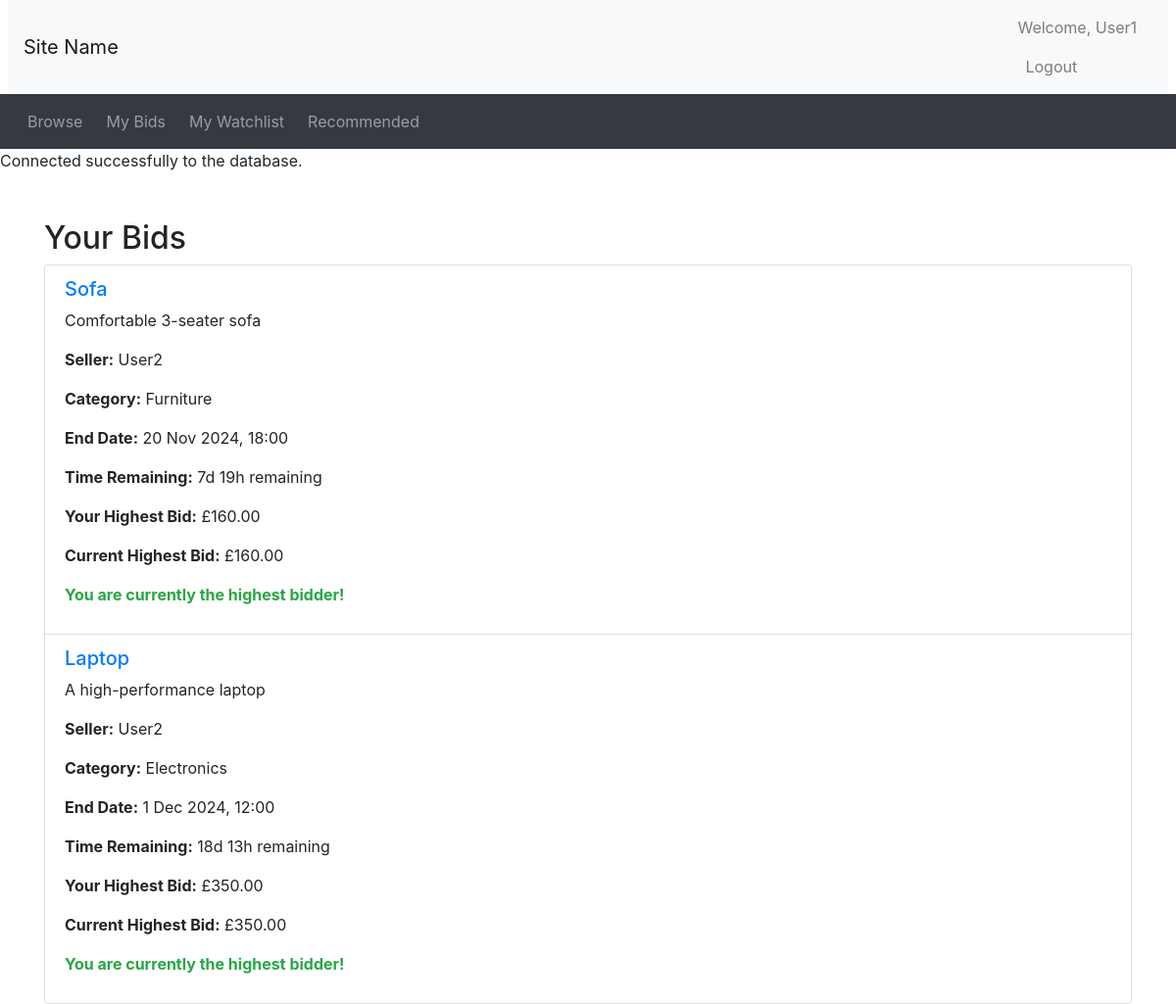
Screenshot of /mybids.php (signed in) with the database file from the repository.
### tables this page shows
CREATE TABLE `Auction` (
  `AuctionID` INT AUTO_INCREMENT PRIMARY KEY,  
  `UserID` INT,                                
  `ItemName` VARCHAR(255),                     
  `Description` VARCHAR(255),                  
  `CategoryID` INT,                            
  `ReservePrice` FLOAT,                        
  `StartPrice` FLOAT,                          
  `EndDate` DATETIME,                          
  `Views` INT DEFAULT 0,                       
  `Image` VARCHAR(255),                        
  FOREIGN KEY (`UserID`) REFERENCES `Users`(`UserID`) ON DELETE CASCADE,
  FOREIGN KEY (`CategoryID`) REFERENCES `Category`(`CategoryID`) ON DELETE CASCADE
);

CREATE TABLE `Users` (
  `UserID` INT AUTO_INCREMENT PRIMARY KEY,  
  `Username` VARCHAR(255) NOT NULL,         
  `Email` VARCHAR(255),                     
  `Password` VARCHAR(255),                  
  `Role` VARCHAR(255)                       
);

CREATE TABLE `Category` (
  `CategoryID` INT AUTO_INCREMENT PRIMARY KEY,  
  `CategoryName` VARCHAR(255)                   
);

### mybids.php (the view, shortened to what this page needs)
<?php
include_once("header.php");
include_once("utilities.php");
$userID = $_SESSION['UserID'];
$sql = "SELECT DISTINCT a.AuctionID, a.ItemName, a.Description, a.EndDate, a.StartPrice,
               c.CategoryName, u.UserName AS SellerName,
               (SELECT MAX(b2.BidAmount) FROM Bid b2 WHERE b2.AuctionID = a.AuctionID) AS HighestBid,
               (SELECT MAX(b3.BidAmount) FROM Bid b3 WHERE b3.AuctionID = a.AuctionID AND b3.UserID = ?) AS YourHighestBid
        FROM Bid b
        JOIN Auction a ON b.AuctionID = a.AuctionID
        JOIN Users u ON a.UserID = u.UserID
        JOIN Category c ON a.CategoryID = c.CategoryID
        WHERE b.UserID = ?
        ORDER BY a.EndDate ASC";
$stmt = $conn->prepare($sql);
$stmt->bind_param("ii", $userID, $userID);
$stmt->execute();
$result = $stmt->get_result();
echo "<div class='container mt-5'>";
echo "<h2>Your Bids</h2>";
if ($result->num_rows > 0) {
    echo "<ul class='list-group'>";
    while ($auction = $result->fetch_assoc()) {
        $now = new DateTime();
        $endDate = new DateTime($auction['EndDate']);
        $timeRemaining = $now < $endDate ? $endDate->diff($now) : null;
        $timeRemainingStr = $timeRemaining ? display_time_remaining($timeRemaining) . ' remaining' : 'Auction ended';
        $yourHighestBid = $auction['YourHighestBid'];
        $highestBid = $auction['HighestBid'];
        $isHighestBidder = ($yourHighestBid == $highestBid);
        echo "<li class='list-group-item'>";
        echo "<h5><a href='auction_details.php?auctionID=" . $auction['AuctionID'] . "'>" . htmlspecialchars($auction['ItemName']) . "</a></h5>";
        echo "<p>" . htmlspecialchars($auction['Description']) . "</p>";
        echo "<p><strong>Seller:</strong> " . htmlspecialchars($auction['SellerName']) . "</p>";
        echo "<p><strong>Category:</strong> " . htmlspecialchars($auction['CategoryName']) . "</p>";
        echo "<p><strong>End Date:</strong> " . htmlspecialchars(date("j M Y, H:i", strtotime($auction['EndDate']))) . "</p>";
        echo "<p><strong>Time Remaining:</strong> " . $timeRemainingStr . "</p>";
        echo "<p><strong>Your Highest Bid:</strong> £" . number_format($yourHighestBid, 2) . "</p>";
        echo "<p><strong>Current Highest Bid:</strong> £" . number_format($highestBid, 2) . "</p>";
        if ($isHighestBidder && $timeRemaining) {
            echo "<p class='text-success'><strong>You are currently the highest bidder!</strong></p>";
        } elseif (!$timeRemaining && $isHighestBidder) {
            echo "<p class='text-success'><strong>You have won this auction!</strong></p>";
        } elseif (!$timeRemaining && !$isHighestBidder) {
            echo "<p class='text-danger'><strong>You did not win this auction.</strong></p>";
        } else {
            echo "<p class='text-warning'><strong>You have been outbid.</strong></p>";
        }
        echo "</li>";
    }
    echo "</ul>";
} else {
    echo "<p>You have not placed any bids yet.</p>";
}
echo "</div>";
include_once("footer.php");
?>

### rows the page displays
auction: ItemName "Sofa", Description "Comfortable 3-seater sofa", UserID.Username "User2", CategoryID.CategoryName "Furniture", EndDate "20 Nov 2024, 18:00", EndDate "7d 19h remaining", yourHighestBid "160.00", highestBid "160.00", shows "You are currently the highest bidder!"
auction: ItemName "Laptop", Description "A high-performance laptop", UserID.Username "User2", CategoryID.CategoryName "Electronics", EndDate "1 Dec 2024, 12:00", EndDate "18d 13h remaining", yourHighestBid "350.00", highestBid "350.00", shows "You are currently the highest bidder!"

### other values shown
$_SESSION['Username'] "User1"
